Frame 1 (no input): blank canvas, image omitted
Frame 60 (the mouse pressed at the canvas centre just before this capture): blank canvas, image omitted
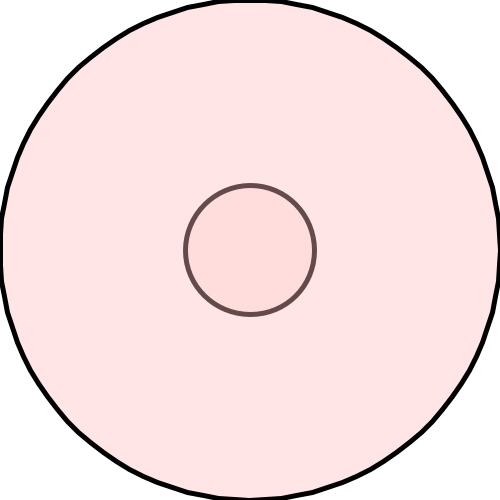
Frame 120 (the mouse held since frame 60 and released just before this capture)

The Processing sketch whose frames 1 and 60 were blank and that drew this single picture after the mouse press (run headless with seeded random() and noise(); from frame 60 on, the mouse is pressed at the canvas centre):

// Processing sketch: AW_Voronoi
// ── AW_Voronoi.pde
//this code is buggy sorry
//based on this code https://github.com/elemel/empower
//we can calculate voronoi diagram in convex polygon
float basehue;
PowerDiagram pd;
int n = 100;

void setup(){
  size(500, 500);
  //fullScreen();
  colorMode(HSB, 360, 100, 100);
  Polygon basePolygon = new Polygon();
  for(int i=0; i<n; i++){
    float theta = map(i, 0, n, 0, TWO_PI);
    basePolygon.vertices.add(PVector.fromAngle(theta).mult(height/2).add(width/2, height/2));
  }
  pd = new PowerDiagram(basePolygon);
  
  strokeWeight(5);
}

void draw(){
  background(360);
  if(frameCount % 10 == 0){//circle sampling
    //pd.addCircle(new Circle(PVector.fromAngle(random(TWO_PI)).mult(sqrt(random(1))*height/2).add(width/2, height/2), random(100)));
  }
  
  pd.show();
}

void keyPressed(){
  if(key == 'r'){
    basehue = random(360);
    Polygon basePolygon = new Polygon();
    for(int i=0; i<n; i++){
      float theta = map(i, 0, n, 0, TWO_PI);
      basePolygon.vertices.add(PVector.fromAngle(theta).mult(height/2).add(width/2, height/2));
    }
    pd = new PowerDiagram(basePolygon);
    pd.addCircle(new Circle(PVector.fromAngle(random(TWO_PI)).mult(sqrt(random(1))*height/2).add(width/2, height/2), random(100)));
    pd.addCircle(new Circle(PVector.fromAngle(random(TWO_PI)).mult(sqrt(random(1))*height/2).add(width/2, height/2), random(100)));
    pd.addCircle(new Circle(PVector.fromAngle(random(TWO_PI)).mult(sqrt(random(1))*height/2).add(width/2, height/2), random(100)));
  }
}

void mousePressed(){
  pd.addCircle(new Circle(new PVector(mouseX, mouseY), random(100)));
}

// ── AABB.pde
//Axis-Aligned-Bounding-Box, which is a rectangle in 2d space aligned along the x and y axis
class AABB2
{
    public float minX;
    public float maxX;
    public float minY;
    public float maxY;


    //We know the min and max values
    public AABB2(float minX, float maxX, float minY, float maxY)
    {
        this.minX = minX;
        this.maxX = maxX;
        this.minY = minY;
        this.maxY = maxY;
    }


    //We have a list with points and want to find the min and max values
    public AABB2(ArrayList<PVector> points)
    {
        PVector p1 = points.get(0);

        float minX = p1.x;
        float maxX = p1.x;
        float minY = p1.y;
        float maxY = p1.y;

        for (int i = 1; i < points.size(); i++)
        {
            PVector p = points.get(i);

            if (p.x < minX)
            {
                minX = p.x;
            }
            else if (p.x > maxX)
            {
                maxX = p.x;
            }

            if (p.y < minY)
            {
                minY = p.y;
            }
            else if (p.y > maxY)
            {
                maxY = p.y;
            }
        }

        this.minX = minX;
        this.maxX = maxX;
        this.minY = minY;
        this.maxY = maxY;
    }
}

// ── Apollonius_Graph.pde
ArrayList<PVector> apolloniusGraph(float r1, float r2, PVector A, PVector B){
  ArrayList<PVector> results = new ArrayList<PVector>();
  int res = 20;
  float guideOff = r1 < r2 ? -(width + height) : (width + height);
  
  float c = A.dist(B);
  PVector u = PVector.sub(B, A).normalize();
  PVector v = new PVector(-u.y, u.x);
  float min = (c - (r1 + r2))/2;
  
  for(int i=0; i<=res; i++){
    float d = pow((res-i)*2, 2) + min;
    
    float b = r1 + d;
    float a = r2 + d;
    
    float cosA = (b*b + c*c - a*a)/(2*b*c);//using law of cosine
    float sinA = sqrt(1-cosA*cosA);
    PVector C = UVmap(u, v, cosA*b, sinA*b).add(A);
    if(i == 0)results.add(UVmap(u, v, cosA*b+guideOff, sinA*b).add(A));
    results.add(new PVector(C.x, C.y));
  }
  
  for(int i=1; i<=res; i++){
    float d = pow(i*2, 2) + min;
    
    float b = r1 + d;
    float a = r2 + d;
    
    float cosA = (b*b + c*c - a*a)/(2*b*c);//using law of cosine
    float sinA = sqrt(1-cosA*cosA);
    
    PVector C = UVmap(u, v, cosA*b, -sinA*b).add(A);
    results.add(new PVector(C.x, C.y));
    if(i == res)results.add(UVmap(u, v, cosA*b+guideOff, -sinA*b).add(A));
  }
  if(r1 < r2){//anyway it's seem nessesary 
    ArrayList<PVector> Nresults = new ArrayList<PVector>();
    for(int i=results.size()-1; i>=0; i--){
      Nresults.add(results.get(i));
    }
    results = Nresults;
  }
  return results;
}

// ── Circle.pde
class Circle{
  PVector center;
  float r;
  Polygon polygon;
  boolean disable;
  color col;
  
  Circle(PVector center, float r){
    this.col = color(basehue, random(100), 100);
    this.center = center;
    this.r = r;
  }
  
  Circle clone(){
    Circle c = new Circle(center, r);
    c.col = col;
    c.polygon = polygon.clone();
    return c;
  }
  
  void setPolygon(Polygon polygon_){
    this.polygon = polygon_;
    polygon.parent = this;
  }
  
  PVector[] getRadicalAxis(Circle other){
    PVector dir = PVector.sub(other.center, center);
    float dist = dir.mag();
    dir.div(dist);//same as normalize
    float dist1;
    
    if (r == other.r){
      dist1 = dist / 2;
    }else{
      dist1 = (dist*dist + r*r - other.r*other.r) / (2*dist);
    }
    
    PVector[] result = new PVector[2];
    result[0] = PVector.add(center, PVector.mult(dir, dist1));
    result[1] = new PVector(result[0].x - dir.y, result[0].y + dir.x);
    return result;
  }
  
  void show(){
    if(disable)fill(0, 50);
    else fill(col, 50);
    ellipse(center.x, center.y, r*2, r*2);
    fill(col, 100);
    polygon.show();
  }
}

// ── GreinerHormann.pde
////based on this site https://github.com/Habrador/Computational-geometry
//Can do booleanean operations on all types polygons
//From the report "Efficient clipping of arbitrary polygons"
//Assumes there are no degeneracies (each vertex of one polygon does not lie on an edge of the other polygon)
public static class GreinerHormann
{   //                                                      when difference     positive                        negative(basePolygon)
    public static ArrayList<ArrayList<PVector>> ClipPolygons(ArrayList<PVector> polyVector2, ArrayList<PVector> clipPolyVector2, BooleanOperation booleanOperation)
    {
        ArrayList<ArrayList<PVector>> finalPoly = new ArrayList<ArrayList<PVector>>();



        //Step 0. Create the data structure needed
        ArrayList<ClipVertex> poly = InitDataStructure(polyVector2);

        ArrayList<ClipVertex> clipPoly = InitDataStructure(clipPolyVector2);



        //Step 1. Find intersection points
        //Need to test if we have found an intersection point, 
        //if none is found, the polygons dont intersect, or one polygon is inside the other
        boolean hasFoundIntersection = false;

        for (int i = 0; i < poly.size(); i++)
        {
            ClipVertex currentVertex = poly.get(i);

            //Important to use iPlusOne because poly.next may change
            int iPlusOne = MathUtility.ClampListIndex(i + 1, poly.size());

            PVector a = poly.get(i).coordinate;

            PVector b = poly.get(iPlusOne).coordinate;

            //Gizmos.DrawWireSphere(poly.get(i).coordinate, 0.02f);
            //Gizmos.DrawWireSphere(poly.get(i).next.coordinate, 0.02f);

            for (int j = 0; j < clipPoly.size(); j++)
            {
                int jPlusOne = MathUtility.ClampListIndex(j + 1, clipPoly.size());

                PVector c = clipPoly.get(j).coordinate;

                PVector d = clipPoly.get(jPlusOne).coordinate;

                //Are these lines intersecting?
                if (_Intersections.LineLine(a, b, c, d, true))
                {
                    hasFoundIntersection = true;

                    PVector intersectionPoint2D = _Intersections.GetLineLineIntersectionPoint(a, b, c, d);

                    //Vector3 intersectionPoint = new Vector3(intersectionPoint2D.x, 0f, intersectionPoint2D.y);

                    //Gizmos.color = Color.red;

                    //Gizmos.DrawWireSphere(intersectionPoint, 0.04f);

                    //We need to insert this intersection vertex into both polygons
                    //Insert into the polygon
                    ClipVertex vertexOnPolygon = InsertIntersectionVertex(a, b, intersectionPoint2D, currentVertex);

                    //Insert into the clip polygon
                    ClipVertex vertexOnClipPolygon = InsertIntersectionVertex(c, d, intersectionPoint2D, clipPoly.get(j));

                    //Also connect the intersection vertices with each other
                    vertexOnPolygon.neighbor = vertexOnClipPolygon;

                    vertexOnClipPolygon.neighbor = vertexOnPolygon;
                }
            }
        }


        //Debug in which order the vertices are in the linked ArrayList
        //InWhichOrderAreVerticesAdded(poly);

        //InWhichOrderAreVerticesAdded(clipPoly);



        //If the polygons are intersecting
        if (hasFoundIntersection)
        {
            //Step 2. Trace each polygon and mark entry and exit points to the other polygon's interior
            MarkEntryExit(poly, clipPolyVector2);

            MarkEntryExit(clipPoly, polyVector2);
            
            //Step 3. Create the desired clipped polygon
            if (booleanOperation == booleanOperation.Intersection)
            {
                //Where the two polygons intersect
                ArrayList<ClipVertex> intersectionVertices = GetClippedPolygon(poly, true);

                //println(intersectionVertices.size());

                AddPolygonToList(intersectionVertices, finalPoly, false);

                //println();
            }
            else if (booleanOperation == booleanOperation.Difference)
            {
                //Whats outside of the polygon that doesnt intersect
                ArrayList<ClipVertex> outsidePolyVertices = GetClippedPolygon(poly, false);

                AddPolygonToList(outsidePolyVertices, finalPoly, true);
            }
            else if (booleanOperation == booleanOperation.ExclusiveOr)
            {
                //Whats outside of the polygon that doesnt intersect
                ArrayList<ClipVertex> outsidePolyVertices = GetClippedPolygon(poly, false);

                AddPolygonToList(outsidePolyVertices, finalPoly, true);

                //Whats outside of the polygon that doesnt intersect
                ArrayList<ClipVertex> outsideClipPolyVertices = GetClippedPolygon(clipPoly, false);

                AddPolygonToList(outsideClipPolyVertices, finalPoly, true);
            }
            else if (booleanOperation == booleanOperation.Union)
            {
                //Where the two polygons intersect
                ArrayList<ClipVertex> intersectionVertices = GetClippedPolygon(poly, true);

                AddPolygonToList(intersectionVertices, finalPoly, false);

                //Whats outside of the polygon that doesnt intersect
                ArrayList<ClipVertex> outsidePolyVertices = GetClippedPolygon(poly, false);

                AddPolygonToList(outsidePolyVertices, finalPoly, true);

                //Whats outside of the polygon that doesnt intersect
                ArrayList<ClipVertex> outsideClipPolyVertices = GetClippedPolygon(clipPoly, false);

                AddPolygonToList(outsideClipPolyVertices, finalPoly, true);
            }

            //Where the two polygons intersect
            //ArrayList<ClipVertex> intersectionVertices = GetClippedPolygon(poly, true);
            //Whats outside of the polygon that doesnt intersect
            //These will be in clockwise order so remember to change to counter clockwise
            //ArrayList<ClipVertex> outsidePolyVertices = GetClippedPolygon(poly, false);
            //ArrayList<ClipVertex> outsideClipPolyVertices = GetClippedPolygon(clipPoly, false);
        }
        //Check if one polygon is inside the other
        else
        {
            //Is the polygon inside the clip polygon?
            //Depending on the type of booleanean operation, we might get a hole
            if (IsPolygonInsidePolygon(polyVector2, clipPolyVector2))
            {
                println("Poly is inside clip poly");
            }
            else if (IsPolygonInsidePolygon(clipPolyVector2, polyVector2))
            {
                println("Clip poly is inside poly");
            }
            else
            {
                println("Polygons are not intersecting");
            }
        }

        return finalPoly;
    }



    //We may end up with several polygons, so this will split the connected ArrayList into one ArrayList per polygon
    private static void AddPolygonToList(ArrayList<ClipVertex> verticesToAdd, ArrayList<ArrayList<PVector>> finalPoly, boolean shouldReverse)
    {
        ArrayList<PVector> thispolyList = new ArrayList<PVector>();

        finalPoly.add(thispolyList);

        for (int i = 0; i < verticesToAdd.size(); i++)
        {
            ClipVertex v = verticesToAdd.get(i);

            thispolyList.add(v.coordinate);

            //Have we found a new polygon?
            if (v.nextPoly != null)
            {
                //If we are finding the !intersection, the vertices will be clockwise
                //so we should reverse the ArrayList to make it easier to triangulate
                if (shouldReverse)
                {
                    thispolyList = reverse(thispolyList);
                }

                thispolyList = new ArrayList<PVector>();

                finalPoly.add(thispolyList);

                //println("test");
            }

            //println(v.nextPoly);
        }

        //Reverse the last ArrayList added
        if (shouldReverse)
        {
            finalPoly.set(finalPoly.size() - 1, reverse(finalPoly.get(finalPoly.size() - 1)));
        }
    }



    //Get the clipped polygons: either the intersection or the !intersection
    //We might end up with more than one polygon and they are connected via clipvertex nextpoly
    //To get the intersection, we should
    //Traverese the polygon until an intersection is encountered. Add this intersection to the clipped polygon. 
    //Traversal direction is determined by the entry/exit boolean. 
    // - If the intersection is an entry, move forward along the current polygon 
    // - If the intersection is an exit, then change polygon, proceed in the backward direction of the other polygon 
    // - Change polygon if a new intersection is found
    //If we want to the !intersection, we just travel in the reverse direction from the first intersection vertex
    private static ArrayList<ClipVertex> GetClippedPolygon(ArrayList<ClipVertex> poly, boolean getIntersectionPolygon)
    {
        ArrayList<ClipVertex> finalPolygon = new ArrayList<ClipVertex>();


        //First we have to reset in case we are repeating this method several times depending on the type of booleanean operation
        ResetVertices(poly);


        //Find the first intersection point which is always where we start
        ClipVertex thisVertex = FindFirstEntryVertex(poly);

        //Save this so we know when to stop the algortihm
        ClipVertex firstVertex = thisVertex;

        finalPolygon.add(thisVertex);

        thisVertex.isTakenByFinalPolygon = true;
        thisVertex.neighbor.isTakenByFinalPolygon = true;

        //These rows is the only part thats different if we want to get the intersection or the !intersection
        //Are needed once again if there are more than one polygon
        boolean isMovingForward = getIntersectionPolygon ? true : false;

        thisVertex = getIntersectionPolygon ? thisVertex.next : thisVertex.prev;

        int safety = 0;

        while (true)
        {
            if (thisVertex == firstVertex || (thisVertex.neighbor != null && thisVertex.neighbor == firstVertex))
            {
                //println("Found a polygon with: " + finalPolygon.size() + " vertices");

                //println("Intersection vertices: " + intersectionVertices.size());

                //Try to find the next intersection point in case we end up with more than one polygon 
                ClipVertex nextVertex = FindFirstEntryVertex(poly);

                //Stop if we are out of intersection vertices
                if (nextVertex == null)
                {
                    //println("No more polygons can be found");

                    break;
                }
                //Find an entry vertex and start over with another polygon
                else
                {
                    //println("Find another polygon");

                    //println(thisVertex.nextPoly);

                    //Need to connect the polygons
                    finalPolygon.get(finalPolygon.size() - 1).nextPoly = nextVertex;


                    //Change to a new polygon
                    thisVertex = nextVertex;

                    firstVertex = nextVertex;

                    finalPolygon.add(thisVertex);

                    thisVertex.isTakenByFinalPolygon = true;
                    thisVertex.neighbor.isTakenByFinalPolygon = true;

                    //Do we want to get the intersection or the !intersection
                    isMovingForward = getIntersectionPolygon ? true : false;

                    thisVertex = getIntersectionPolygon ? thisVertex.next : thisVertex.prev;
                }
            }


            //If this is not an intersection, then just add it
            if (!thisVertex.isIntersection)
            {
                finalPolygon.add(thisVertex);

                //And move in the direction we are moving
                thisVertex = isMovingForward ? thisVertex.next : thisVertex.prev;
            }
            else
            {
                thisVertex.isTakenByFinalPolygon = true;
                thisVertex.neighbor.isTakenByFinalPolygon = true;

                //Jump to the other polygon
                thisVertex = thisVertex.neighbor;

                finalPolygon.add(thisVertex);

                //Move forward/ back depending on if this is an entry / exit vertex and if we want to find the intersection or not
                if (getIntersectionPolygon)
                {
                    isMovingForward = thisVertex.isEntry ? true : false;

                    thisVertex = thisVertex.isEntry ? thisVertex.next : thisVertex.prev;
                }
                else
                {
                    isMovingForward = !isMovingForward;

                    thisVertex = isMovingForward ? thisVertex.next : thisVertex.prev;
                }
            }

            safety += 1;

            if (safety > 100000)
            {
                println("Endless loop when creating clipped polygon");

                //println(isMovingForward);

                break;
            }
        }


        //Debug
        //float size = 0.02f;

        //for (int i = 0; i < finalPolygon.size(); i++)
        //{
        //    int iMinusOne = MathUtility.ClampListIndex(i - 1, finalPolygon.size());

        //    Vector3 v1 = new Vector3(finalPolygon.get(i).coordinate.x, 0f, finalPolygon.get(i).coordinate.y);

        //    Vector3 v2 = new Vector3(finalPolygon[iMinusOne].coordinate.x, 0f, finalPolygon[iMinusOne].coordinate.y);

        //    Gizmos.color = Color.white;

        //    Gizmos.DrawWireSphere(v1, size);

        //    Gizmos.DrawLine(v1, v2);

        //    size += 0.005f;
        //}

        //println(finalPolygon.size());

        return finalPolygon;
    }



    //Reset vertices before we find the final polygon(s)
    private static void ResetVertices(ArrayList<ClipVertex> poly)
    {
        ClipVertex resetVertex = poly.get(0);

        int safety = 0;

        while (true)
        {
            //Reset
            resetVertex.isTakenByFinalPolygon = false;
            resetVertex.nextPoly = null;

            //Dont forget to reset the neighbor
            if (resetVertex.isIntersection)
            {
                resetVertex.neighbor.isTakenByFinalPolygon = false;
            }

            resetVertex = resetVertex.next;

            //All vertices are reset
            if (resetVertex == poly.get(0))
            {
                break;
            }

            safety += 1;

            if (safety > 100000)
            {
                println("Endless loop in reset vertices");

                break;
            }
        }
    }



    //Is a polygon One inside polygon Two?
    private static boolean IsPolygonInsidePolygon(ArrayList<PVector> polyOne, ArrayList<PVector> polyTwo)
    {
        boolean isInside = false;

        for (int i = 0; i < polyOne.size(); i++)
        {
            if (_Intersections.PointPolygon(polyTwo, polyOne.get(i)))
            {
                //Is inside if at least one point is inside the polygon. We run this method after we have tested
                //if the polygons are intersecting
                isInside = true;

                break;
            }
        }

        return isInside;
    }



    //Find the the first entry vertex in a polygon
    private static ClipVertex FindFirstEntryVertex(ArrayList<ClipVertex> poly)
    {
        ClipVertex thisVertex = poly.get(0);

        ClipVertex firstVertex = thisVertex;

        int safety = 0;

        while (true)
        {
            //Is this an available entry vertex?
            if (thisVertex.isIntersection && thisVertex.isEntry && !thisVertex.isTakenByFinalPolygon)
            {
                //We have found the first vertex
                break;
            }

            thisVertex = thisVertex.next;

            //We have travelled the entire polygon without finding an available entry vertex
            if (thisVertex == firstVertex)
            {
                thisVertex = null;

                break;
            }

            safety += 1;

            if (safety > 100000)
            {
                println("Endless loop in find first entry vertex");

                break;
            }
        }

        return thisVertex;
    }



    //Create the data structure needed
    private static ArrayList<ClipVertex> InitDataStructure(ArrayList<PVector> polyVector)
    {
        ArrayList<ClipVertex> poly = new ArrayList<ClipVertex>();

        for (int i = 0; i < polyVector.size(); i++)
        {PVector p = polyVector.get(i);
            poly.add(new ClipVertex(p));
        }

        //Connect the vertices
        for (int i = 0; i < poly.size(); i++)
        {
            int iPlusOne = MathUtility.ClampListIndex(i + 1, poly.size());
            int iMinusOne = MathUtility.ClampListIndex(i - 1, poly.size());

            poly.get(i).next = poly.get(iPlusOne);
            poly.get(i).prev = poly.get(iMinusOne);
        }

        return poly;
    }



    //Insert intersection vertex
    private static ClipVertex InsertIntersectionVertex(PVector a, PVector b, PVector intersectionPoint, ClipVertex currentVertex)
    {
        //Calculate alpha which is how far the intersection coordinate is between a and b
        //so we can insert this vertex at the correct position
        //pos = start + dir * alpha
        float alpha = pow(PVector.sub(a, intersectionPoint).mag(), 2) / pow(PVector.sub(a, b).mag(), 2);

        //println(alpha);

        //Create a new vertex
        ClipVertex intersectionVertex = new ClipVertex(intersectionPoint);

        intersectionVertex.isIntersection = true;
        intersectionVertex.alpha = alpha;

        //Now we need to insert this intersection point somewhere after currentVertex
        ClipVertex insertAfterThisVertex = currentVertex;

        int safety = 0;

        while (true)
        {
            //If the next vertex is an intersectionvertex with a higher alpha 
            //or if the next vertex is not an intersectionvertex, we cant improve, so break
            if (insertAfterThisVertex.next.alpha > alpha || !insertAfterThisVertex.next.isIntersection)
            {
                break;
            }

            insertAfterThisVertex = insertAfterThisVertex.next;

            safety += 1;

            if (safety > 100000)
            {
                println("Stuck in loop in insert intersection vertices");

                break;
            }
        }

        //Connect the vertex to the surrounding vertices
        intersectionVertex.next = insertAfterThisVertex.next;

        intersectionVertex.prev = insertAfterThisVertex;

        insertAfterThisVertex.next.prev = intersectionVertex;

        insertAfterThisVertex.next = intersectionVertex;

        return intersectionVertex;
    }



    //Mark entry exit points
    private static void MarkEntryExit(ArrayList<ClipVertex> poly, ArrayList<PVector> clipPolyVector)
    {
        //First see if the first vertex starts inside or outside (we can use the original ArrayList)
        boolean isInside = _Intersections.PointPolygon(clipPolyVector, poly.get(0).coordinate);

        //println(isInside);

        ClipVertex currentVertex = poly.get(0);

        ClipVertex firstVertex = currentVertex;

        int safety = 0;

        while (true)
        {
            if (currentVertex.isIntersection)
            {
                //If we were outside, this is an entry
                currentVertex.isEntry = isInside ? false : true;

                //Now we know we are either inside or outside
                isInside = !isInside;
            }

            currentVertex = currentVertex.next;

            //We have travelled around the entire polygon
            if (currentVertex == firstVertex)
            {
                break;
            }

            safety += 1;

            if (safety > 100000)
            {
                println("Endless loop in mark entry exit");

                break;
            }
        }
    }

    private static void InWhichOrderAreVerticesAdded(ArrayList<ClipVertex> polyList)
    {
        ClipVertex thisVertex = polyList.get(0);

        float size = 0.01f;

        int safety = 0;

        while (true)
        {

            //Gizmos.DrawWireSphere(new Vector3(thisVertex.coordinate.x, 0f, thisVertex.coordinate.y), size);

            size += 0.01f;

            thisVertex = thisVertex.next;

            //We are back at the first vertex
            if (thisVertex == polyList.get(0))
            {
                break;
            }

            safety += 1;

            if (safety > 100000)
            {
                println("Endless loop in debug in which orders are vertices added");

                break;
            }
        }
    }
    
    public static ArrayList<PVector> reverse(ArrayList<PVector> target){
      ArrayList<PVector> result = new ArrayList<PVector>();
      for(int i = 0; i < target.size(); i++){
        result.add(target.get(target.size()-i-1));
      }
      return result;
    }
}

// ── Intersection.pde
//Help enum, to make it easier to deal with three cases: intersecting inside, intersecting on edge, not intersecting 
//If we have two cases we can just return a boolean
public enum IntersectionCases
{
    IsInside,
    IsOnEdge,
    NoIntersection
}

public static class _Intersections
{
    //
    // Are two lines intersecting?
    //
    //http://thirdpartyninjas.com/blog/2008/10/07/line-segment-intersection/
    //Notice that there are more than one way to test if two line segments are intersecting
    //but this is the fastest according to https://www.habrador.com/tutorials/math/5-line-line-intersection/
    public static boolean LineLine(PVector l1_p1, PVector l1_p2, PVector l2_p1, PVector l2_p2, boolean shouldIncludeEndPoints)
    {
        //To avoid floating point precision issues we can use a small value
        float epsilon = EPSILON;

        boolean isIntersecting = false;

        float denominator = (l2_p2.y - l2_p1.y) * (l1_p2.x - l1_p1.x) - (l2_p2.x - l2_p1.x) * (l1_p2.y - l1_p1.y);

        //Make sure the denominator is > 0, if so the lines are parallel
        if (denominator != 0f)
        {
            float u_a = ((l2_p2.x - l2_p1.x) * (l1_p1.y - l2_p1.y) - (l2_p2.y - l2_p1.y) * (l1_p1.x - l2_p1.x)) / denominator;
            float u_b = ((l1_p2.x - l1_p1.x) * (l1_p1.y - l2_p1.y) - (l1_p2.y - l1_p1.y) * (l1_p1.x - l2_p1.x)) / denominator;

            //Are the line segments intersecting if the end points are the same
            if (shouldIncludeEndPoints)
            {
                //Is intersecting if u_a and u_b are between 0 and 1 or exactly 0 or 1
                if (u_a >= 0f + epsilon && u_a <= 1f - epsilon && u_b >= 0f + epsilon && u_b <= 1f - epsilon)
                {
                    isIntersecting = true;
                }
            }
            else
            {
                //Is intersecting if u_a and u_b are between 0 and 1
                if (u_a > 0f + epsilon && u_a < 1f - epsilon && u_b > 0f + epsilon && u_b < 1f - epsilon)
                {
                    isIntersecting = true;
                }
            }

        }

        return isIntersecting;
    }



    //Whats the coordinate of an intersection point between two lines in 2d space if we know they are intersecting
    //http://thirdpartyninjas.com/blog/2008/10/07/line-segment-intersection/
    public static PVector GetLineLineIntersectionPoint(PVector l1_p1, PVector l1_p2, PVector l2_p1, PVector l2_p2)
    {
        float denominator = (l2_p2.y - l2_p1.y) * (l1_p2.x - l1_p1.x) - (l2_p2.x - l2_p1.x) * (l1_p2.y - l1_p1.y);

        float u_a = ((l2_p2.x - l2_p1.x) * (l1_p1.y - l2_p1.y) - (l2_p2.y - l2_p1.y) * (l1_p1.x - l2_p1.x)) / denominator;

        PVector intersectionPoint = PVector.add(l1_p1, PVector.mult((PVector.sub(l1_p2, l1_p1)), u_a));

        return intersectionPoint;
    }
    
     //
    // Is a point intersecting with a polygon?
    //
    //The list describing the polygon has to be sorted either clockwise or counter-clockwise because we have to identify its edges
    //TODO: May sometimes fail because of floating point precision issues
    public static boolean PointPolygon(ArrayList<PVector> polygonPoints, PVector point)
    {
    //Step 1. Find a point outside of the polygon
    //Pick a point with a x position larger than the polygons max x position, which is always outside
    PVector maxXPosVertex = polygonPoints.get(0);

    for (int i = 1; i < polygonPoints.size(); i++)
    {
        if (polygonPoints.get(i).x > maxXPosVertex.x)
        {
            maxXPosVertex = polygonPoints.get(i);
        }
    }

    //The point should be outside so just pick a number to move it outside
    //Should also move it up a little to minimize floating point precision issues
    //This is where it fails if this line is exactly on a vertex
    PVector pointOutside = PVector.add(maxXPosVertex, new PVector(1f, 0.01f));


    //Step 2. Create an edge between the point we want to test with the point thats outside
    PVector l1_p1 = point;
    PVector l1_p2 = pointOutside;

    //Debug.DrawLine(l1_p1.XYZ(), l1_p2.XYZ());


    //Step 3. Find out how many edges of the polygon this edge is intersecting with
    int numberOfIntersections = 0;

    for (int i = 0; i < polygonPoints.size(); i++)
    {
        //Line 2
        PVector l2_p1 = polygonPoints.get(i);

        int iPlusOne = MathUtility.ClampListIndex(i + 1, polygonPoints.size());

        PVector l2_p2 = polygonPoints.get(iPlusOne);

        //Are the lines intersecting?
        if (_Intersections.LineLine(l1_p1, l1_p2, l2_p1, l2_p2, true))
        {
            numberOfIntersections += 1;
        }
    }


    //Step 4. Is the point inside or outside?
    boolean isInside = true;

    //The point is outside the polygon if number of intersections is even or 0
    if (numberOfIntersections == 0 || numberOfIntersections % 2 == 0)
    {
        isInside = false;
    }

    return isInside;
    }
}

// ── Polygon.pde
class Polygon{//calculate cell like cutting off the protruding part. 
  ArrayList<PVector> vertices = new ArrayList<PVector>();
  Circle parent;
  
  Polygon(){}
  
  Polygon(ArrayList<PVector> vertices){
    this.vertices = vertices;
  }
  
  Polygon clone(){
    Polygon poly = new Polygon(vertices);
    poly.parent = parent;
    return poly;
  }
  
  boolean clip(ArrayList<PVector> target, BooleanOperation operation){
    ArrayList<PVector> allPoints = new ArrayList<PVector>();
    allPoints.addAll(vertices);
    allPoints.addAll(target);
    AABB2 normalizingBox = new AABB2(allPoints);
    float dMax = HelpMethods.CalculateDMax(normalizingBox);
    ArrayList<PVector> poly_normalized = HelpMethods.Normalize(vertices, normalizingBox, dMax);
    ArrayList<PVector> clipPoly_normalized = HelpMethods.Normalize(target, normalizingBox, dMax);
    ArrayList<ArrayList<PVector>> results;
    try{
      results = GreinerHormann.ClipPolygons(poly_normalized, clipPoly_normalized, operation);
    }catch(Exception e){
      println("exception when chip polygon");
      //parent.disable = true;
      return false;
    }
    if(results.size() == 0){println("no clipped polygon");
      //parent.disable = true;
      return false;
    }println("clip sucsess");
    vertices = results.get(0);
    vertices = HelpMethods.UnNormalize(vertices, normalizingBox, dMax);
    return true;
  }
  
  void clip(PVector A, PVector B){//clip with AB
    ArrayList<PVector> Nvertices = new ArrayList<PVector>();//new vertices
    if(vertices.size() != 0){
    PVector prevV = vertices.get(vertices.size()-1);//previous point(start of testing edge)
    
    for(int i=0; i<vertices.size(); i++){
      PVector v = vertices.get(i);//end of testing edge
      
      if(isPointInside(v, A, B)){
        if(!isPointInside(prevV, A, B)){//when across line
          PVector ipos = intersection(prevV, v, A, B);
          Nvertices.add(ipos);
        }
        Nvertices.add(v);
      }else{
        if(isPointInside(prevV, A, B)){//when across line
          PVector ipos = intersection(prevV, v, A, B);
          Nvertices.add(ipos);
        }
      }
      prevV = v;
    }
    vertices = Nvertices;
    }
  }
  
  PVector intersection(PVector s1, PVector e1, PVector s2, PVector e2){
    float div = (s1.x - e1.x) * (s2.y - e2.y) - (s1.y - e1.y) * (s2.x - e2.x);
    float x = (s1.x * e1.y - s1.y * e1.x) * (s2.x - e2.x) - (s1.x - e1.x) * (s2.x * e2.y - s2.y * e2.x);
    float y = (s1.x * e1.y - s1.y * e1.x) * (s2.y - e2.y) - (s1.y - e1.y) * (s2.x * e2.y - s2.y * e2.x);
    return new PVector(x/div, y/div);
  }
  
  boolean isPointInside(PVector P, PVector A, PVector B){//calculate point in polygon by calculating which side of AB(foreach edge)
    return (P.x - A.x) * (B.y - A.y) - (P.y - A.y) * (B.x - A.x) < 0;
  }
  
  void show(){
    beginShape();
    for(PVector v : vertices){
      vertex(v.x, v.y);
    }
    endShape(CLOSE);
  }
}

// ── Power_Diagram.pde
class PowerDiagram{
  ArrayList<Circle> circles = new ArrayList<Circle>();
  Polygon basePolygon;
  
  PowerDiagram(Polygon polygon){
    this.basePolygon = polygon;
  }
  
  PowerDiagram(){//basePolygon is fullscreen
    basePolygon = new Polygon();
    basePolygon.vertices.add(new PVector(0, 0));
    basePolygon.vertices.add(new PVector(width, 0));
    basePolygon.vertices.add(new PVector(width, height));
    basePolygon.vertices.add(new PVector(0, height));
  }
  
  void addCircle(Circle target){println("try addCircle-------------------------");
    ArrayList<Circle> oldCircles = new ArrayList<Circle>();
    for(Circle c : circles){
      oldCircles.add(c.clone());
    }
    target.setPolygon(basePolygon.clone());
    for(int i=0; i<circles.size(); i++){
      Circle circle = circles.get(i);
      if(circle != null){
        //PVector[] radAxis = circle.getRadicalAxis(target);//calculate mid axis or axis that passing trough intersection of two circle
        ArrayList<PVector> apGraph = apolloniusGraph(target.r, circle.r, target.center, circle.center);
        if(target.r < circle.r){println("t1");
          if(!target.polygon.clip(apGraph, BooleanOperation.Intersection)){circles = oldCircles;return;}
          if(!circle.polygon.clip(apGraph, BooleanOperation.Difference)){circles = oldCircles;return;};
        }else{println("t2");
          if(!target.polygon.clip(apGraph, BooleanOperation.Difference)){circles = oldCircles;return;}
          if(!circle.polygon.clip(apGraph, BooleanOperation.Intersection)){circles = oldCircles;return;};
        }
        if(circle.polygon.vertices.size() < 3){
          circles.get(i).disable = true;
        }
      }
    }
    if(target.polygon.vertices.size() < 3){
      target.disable = true;
    }
    if(target.disable == true){
      circles = oldCircles;
      return;
    }
    circles.add(target);
  }
  
  void show(){
    for(Circle c : circles){
      if(c != null)c.show();
    }
  }
}

// ── Utils.pde
PVector UVmap(PVector ua, PVector va, float ux, float vx){//u axis, v axis, u value, x value
  return PVector.mult(ua, ux).add(PVector.mult(va, vx));
}

//Standardized methods that are the same for all
public static class HelpMethods
{
    //
    // Normalize points to the range (0 -> 1)
    //
    //From "A fast algorithm for constructing Delaunay triangulations in the plane" by Sloan
    //boundingBox is the rectangle that covers all original points before normalization
    public static float CalculateDMax(AABB2 boundingBox)
    {
        float dMax = max(boundingBox.maxX - boundingBox.minX, boundingBox.maxY - boundingBox.minY);

        return dMax;
    }


    //Normalize stuff

    //MyVector2
    public static PVector Normalize(PVector point, AABB2 boundingBox, float dMax)
    {
        float x = (point.x - boundingBox.minX) / dMax;
        float y = (point.y - boundingBox.minY) / dMax;

        PVector pNormalized = new PVector(x, y);

        return pNormalized;
    }

    //List<MyVector2>
    public static ArrayList<PVector> Normalize(ArrayList<PVector> points, AABB2 boundingBox, float dMax)
    {
        ArrayList<PVector> normalizedPoints = new ArrayList<PVector>();

        for (PVector p : points)
        {
            normalizedPoints.add(Normalize(p, boundingBox, dMax));
        }

        return normalizedPoints;
    }

    //UnNormalize different stuff

    //MyVector2
    public static PVector UnNormalize(PVector point, AABB2 boundingBox, float dMax)
    {
        float x = (point.x * dMax) + boundingBox.minX;
        float y = (point.y * dMax) + boundingBox.minY;

        PVector pUnNormalized = new PVector(x, y);

        return pUnNormalized;
    }

    //List<MyVector2>
    public static ArrayList<PVector> UnNormalize(ArrayList<PVector> normalized, AABB2 aabb, float dMax)
    {
        ArrayList<PVector> unNormalized = new ArrayList<PVector>();

        for (PVector p : normalized)
        {
            PVector pUnNormalized = UnNormalize(p, aabb, dMax);

            unNormalized.add(pUnNormalized);
        }

        return unNormalized;
    }
}

public static class MathUtility
{
  //Test if a float is the same as another float
  public static boolean AreFloatsEqual(float a, float b)
  {
      float diff = a - b;

      float e = EPSILON;

      if (diff < e && diff > -e)
      {
          return true;
      }
      else
      {
          return false;
      }
  }



  //Remap value from range 1 to range 2
  public static float Remap(float value, float r1_low, float r1_high, float r2_low, float r2_high)
  {
      float remappedValue = r2_low + (value - r1_low) * ((r2_high - r2_low) / (r1_high - r1_low));

      return remappedValue;
  }



  //Clamp list indices
  //Will even work if index is larger/smaller than listSize, so can loop multiple times
  public static int ClampListIndex(int index, int listSize)
  {
      index = ((index % listSize) + listSize) % listSize;

      return index;
  }



  // Returns the determinant of the 2x2 matrix defined as
  // | x1 x2 |
  // | y1 y2 |
  public static float Det2(float x1, float x2, float y1, float y2)
  {
      return (x1 * y2 - y1 * x2);
  }

  //Add value to average
  //http://www.bennadel.com/blog/1627-create-a-running-average-without-storing-individual-values.htm
  //count - how many values does the average consist of
  public static float AddValueToAverage(float oldAverage, float valueToAdd, float count)
  {
      float newAverage = ((oldAverage * count) + valueToAdd) / (count + 1f);

      return newAverage;
  }



  //Round a value to nearest int value determined by stepValue
  //So if stepValue is 5, we round 11 to 10 because we want to go in steps of 5
  //such as 0, 5, 10, 15
  public static int RoundValue(float value, float stepValue)
  {
      int roundedValue = (int)(round(value / stepValue) * stepValue);

      return roundedValue;
  }
}

enum BooleanOperation { Intersection, Difference, ExclusiveOr, Union }

// ── Vertex.pde
//Same structure as in the report
//Should maybe extend from Vertex class?
public static class ClipVertex
{
    public PVector coordinate;

    //Next and previous vertex in the chain that will form a polygon if we walk around it
    public ClipVertex next;
    public ClipVertex prev;

    //We may end up with more than one polygon, and this means we jump to that polygon from this polygon
    public ClipVertex nextPoly;

    //True if this is an intersection vertex
    public boolean isIntersection = false;

    //Is an intersect an entry to a neighbor polygon, otherwise its an exit from a polygon
    public boolean isEntry;

    //If this is an intersection vertex, then this is the same intersection vertex but on the other polygon
    public ClipVertex neighbor;

    //HIf this is an intersection vertex, this is how far is is between two vertices that are not intersecting
    public float alpha = 0f;

    //Is this vertex taken by the final polygon, which is more efficient than removing from a ArrayList
    //when we create the final polygon
    public boolean isTakenByFinalPolygon;

    ClipVertex(PVector coordinate)
    {
        this.coordinate = coordinate;
    }
}
